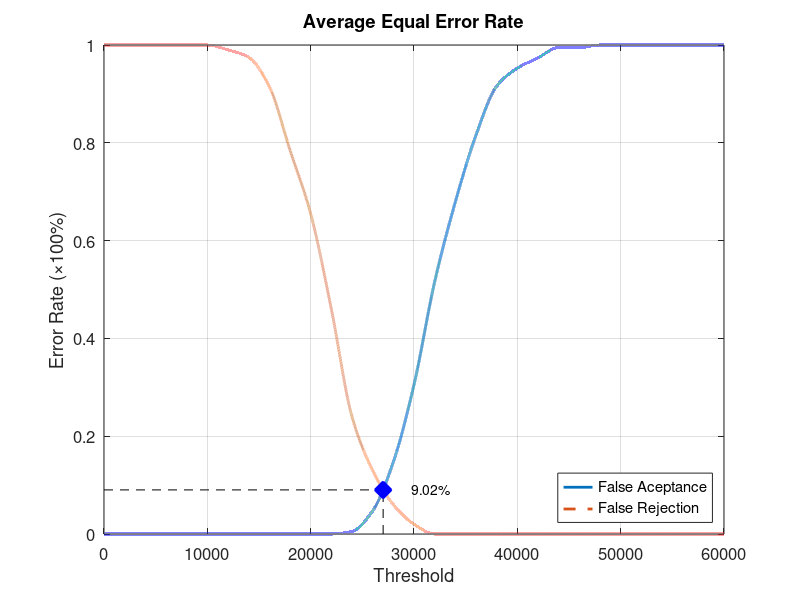
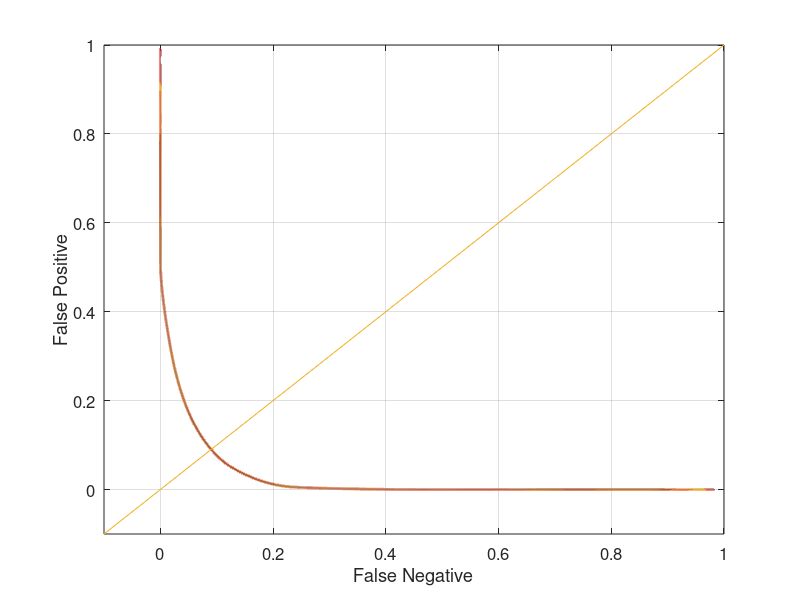

MATLAB code to generate these figures, in order:
function yEER = Database2_2
close all;
clear;
clc;
x = 0:2000:60000;
xq = 0:0.5:60000;

y0 = [0 0 0 0 0 0 0 0 0 0 0 0 0.00526316 0.0473684 0.147368 0.305263 0.515789 0.678947 0.815789 0.915789 0.952632 0.973684 0.994737 0.994737 1 1 1 1 1 1 1];
yy0 = interp1(x, y0, xq, 'pchip');
y1 = [1 1 1 1 1 1 0.99 0.975 0.915 0.785 0.655 0.46 0.24 0.13 0.06 0.02 0 0 0 0 0 0 0 0 0 0 0 0 0 0 0];
yy1 = interp1(x, y1, xq, 'pchip');

% Calculating EER: 
y2 = abs(y0 - y1);
find(y2 == min(y2))
yy2 = abs(yy0 - yy1);
xEER = find(yy2 == min(yy2));
xEERIndex = xq(xEER) % X-axis EER
yEER = yy0(xEER) % Y-axis EER

main = figure
plot(xq, yy0,'-','LineWidth', 2);	hold on
plot(xq, yy1,'--','LineWidth', 2);	hold on
plot([xEERIndex xEERIndex], [0 yEER], 'k--');	hold on
plot([0 xEERIndex], [yEER yEER], 'k--');	hold on
plot(xEERIndex, yEER, 'bx', 'LineWidth', 10);	hold on
text(xEERIndex + 10 * xEERIndex / 100, yEER, [num2str(round((10000 * yEER)) / 100) '%'])
legend('False Aceptance', 'False Rejection', 'Location', 'SouthEast')
xlabel('Threshold')
ylabel('Error Rate (\times100%)')
title('Average Equal Error Rate')
set(gca, 'FontSize', 12)
axis([0 60000 0 1])
grid on

print(main, 'Database2_2Main', '-dpng');
FNRxFPR = figure('Color', [1 1 1]);
plot(yy1, yy0, '-', yy1, yy0, 'LineWidth', 2);
hold on
y = -0.1:0.1:1
plot(y, y); 
set(gca, 'FontSize', 12)
xlabel('False Negative')
ylabel('False Positive')
axis([-0.1 1 -0.1 1])
set(gca, 'FontSize', 12)
grid on

print(FNRxFPR, 'Database2_2FNRxFPR','-dpng');
end
